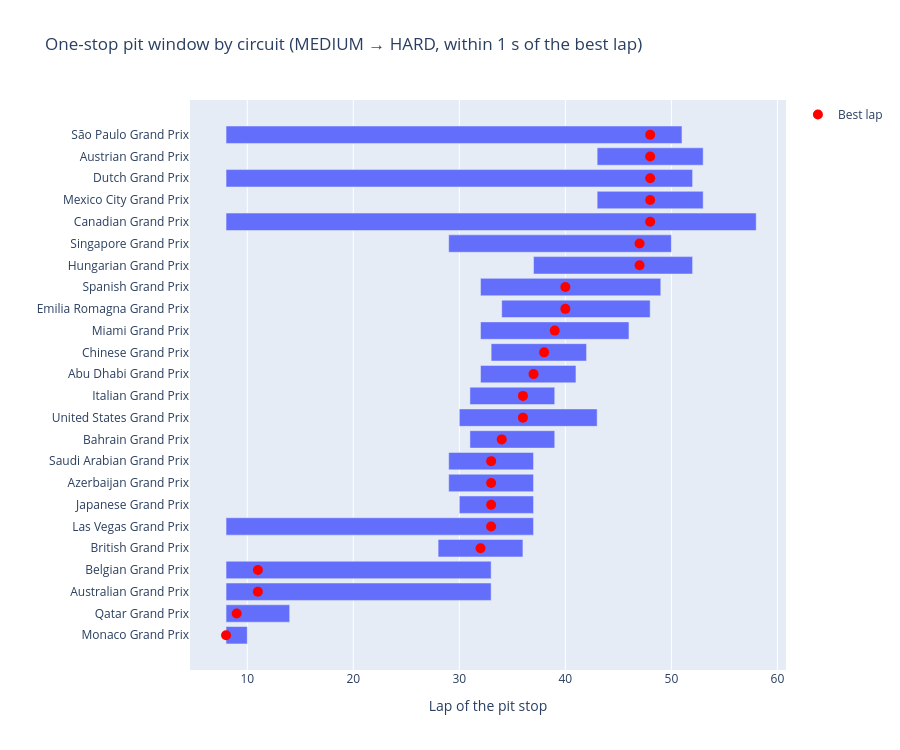

Source (notebook cell):
### Code cell
windows["WindowLength"] = windows["WindowEnd"] - windows["WindowStart"]

fig = px.bar(
    windows, y="Event", x="WindowLength", base="WindowStart", orientation="h",
    labels={"x": "Lap", "Event": ""},
    title="One-stop pit window by circuit (MEDIUM → HARD, within 1 s of the best lap)",
)
fig.add_scatter(x=windows["BestLap"], y=windows["Event"], mode="markers",
                marker=dict(color="red", size=10), name="Best lap")
fig.update_layout(height=750, xaxis_title="Lap of the pit stop")
fig.show()
fig.write_image("../images/pit_windows.png", scale=2, height=750)

### Figure 1 — Plotly figure (JSON) as saved in the notebook; plotly's stock layout.template omitted (floating-point values rounded to 4 significant figures)
{"data": [{"base": [8, 8, 8, 8, 28, 8, 30, 29, 29, 31, 30, 31, 32, 33, 32, 34, 32, 37, 29, 8, 43, 8, 43, 8], "hovertemplate": "WindowStart=%{base}<br>WindowLength=%{x}<br>=%{y}<extra></extra>", "legendgroup": "", "marker": {"color": "#636efa", "pattern": {"shape": ""}}, "name": "", "orientation": "h", "showlegend": false, "textposition": "auto", "type": "bar", "x": [2, 6, 25, 25, 8, 29, 7, 8, 8, 8, 13, 8, 9, 9, 14, 14, 17, 15, 21, 50, 10, 44, 10, 43], "xaxis": "x", "y": ["Monaco Grand Prix", "Qatar Grand Prix", "Australian Grand Prix", "Belgian Grand Prix", "British Grand Prix", "Las Vegas Grand Prix", "Japanese Grand Prix", "Azerbaijan Grand Prix", "Saudi Arabian Grand Prix", "Bahrain Grand Prix", "United States Grand Prix", "Italian Grand Prix", "Abu Dhabi Grand Prix", "Chinese Grand Prix", "Miami Grand Prix", "Emilia Romagna Grand Prix", "Spanish Grand Prix", "Hungarian Grand Prix", "Singapore Grand Prix", "Canadian Grand Prix", "Mexico City Grand Prix", "Dutch Grand Prix", "Austrian Grand Prix", "São Paulo Grand Prix"], "yaxis": "y"}, {"marker": {"color": "red", "size": 10}, "mode": "markers", "name": "Best lap", "type": "scatter", "x": [8, 9, 11, 11, 32, 33, 33, 33, 33, 34, 36, 36, 37, 38, 39, 40, 40, 47, 47, 48, 48, 48, 48, 48], "y": ["Monaco Grand Prix", "Qatar Grand Prix", "Australian Grand Prix", "Belgian Grand Prix", "British Grand Prix", "Las Vegas Grand Prix", "Japanese Grand Prix", "Azerbaijan Grand Prix", "Saudi Arabian Grand Prix", "Bahrain Grand Prix", "United States Grand Prix", "Italian Grand Prix", "Abu Dhabi Grand Prix", "Chinese Grand Prix", "Miami Grand Prix", "Emilia Romagna Grand Prix", "Spanish Grand Prix", "Hungarian Grand Prix", "Singapore Grand Prix", "Canadian Grand Prix", "Mexico City Grand Prix", "Dutch Grand Prix", "Austrian Grand Prix", "São Paulo Grand Prix"]}], "layout": {"barmode": "relative", "height": 750, "legend": {"tracegroupgap": 0}, "title": {"text": "One-stop pit window by circuit (MEDIUM → HARD, within 1 s of the best lap)"}, "xaxis": {"anchor": "y", "domain": [0, 1], "title": {"text": "Lap of the pit stop"}}, "yaxis": {"anchor": "x", "domain": [0, 1], "title": {"text": ""}}}}
